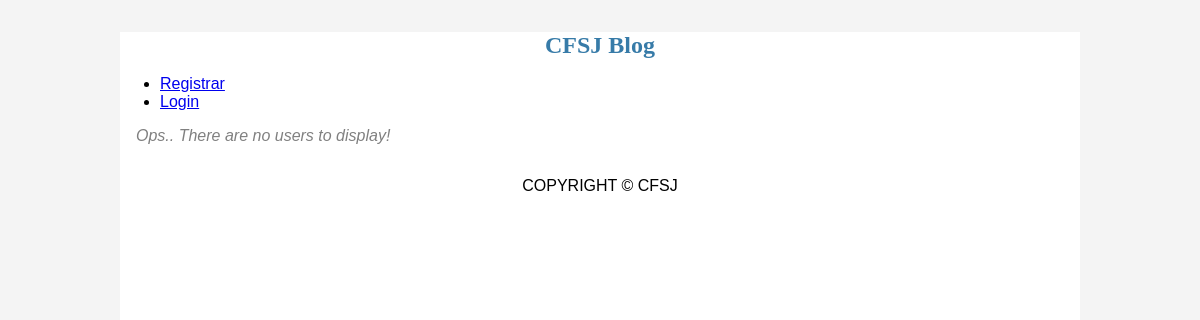
The page /usuarios on the database as committed earlier.
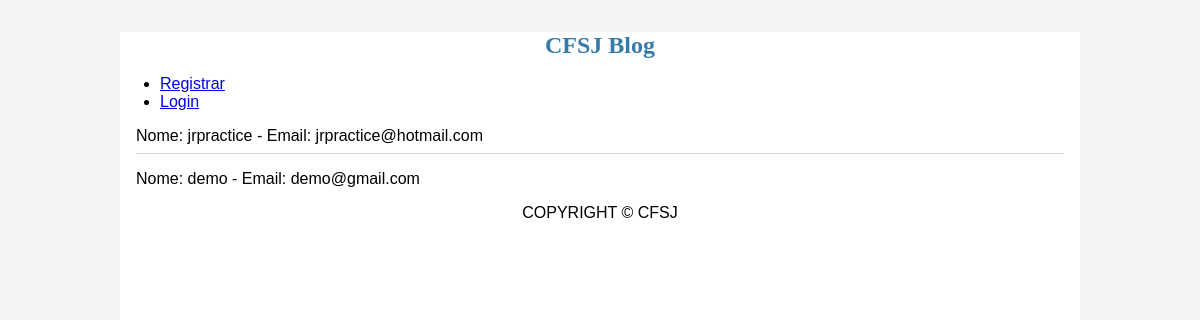
The same page on the database as committed later.
### app.py (models this page shows, shortened)
class User(UserMixin, db.Model):
    __tablename__ = "users"
    id =            db.Column(db.Integer    , primary_key=True  , autoincrement=True)
    username =      db.Column(db.String(20) , nullable=False    , unique=True, index=True)
    email =         db.Column(db.String(64) , nullable=False    , unique=True)
    password_hash = db.Column(db.String(128), nullable=False)
    posts =         db.relationship('Post'  , backref='author')

### app.py (the view)
@app.route("/usuarios")
def usuarios():
    usuarios = User.query.all()
    return render_template("usuarios.html", usuarios=usuarios)

### templates/usuarios.html (shortened to what this page needs)
{% extends "base.html" %}
{% block content %}
    {% for usuario in usuarios %}
        <article class="usuario">
            <header>
                <div>
                    <div class="about">Nome: {{ usuario.username }} - Email: {{ usuario.email }}</div>
                </div>
            </header>
        </article>
        {% if not loop.last %}
            <hr>
        {% endif %}
    {% else %}
        <p class="no-posts"> Ops.. There are no users to display! </p>
    {% endfor %}
{% endblock %}

Rows that differ between the two databases and show on the page:
added User: username "jrpractice", email "jrpractice@hotmail.com"
added User: username "demo", email "demo@gmail.com"
Other text that changed with them:
text no longer shown: "Ops.. There are no users to display!"
